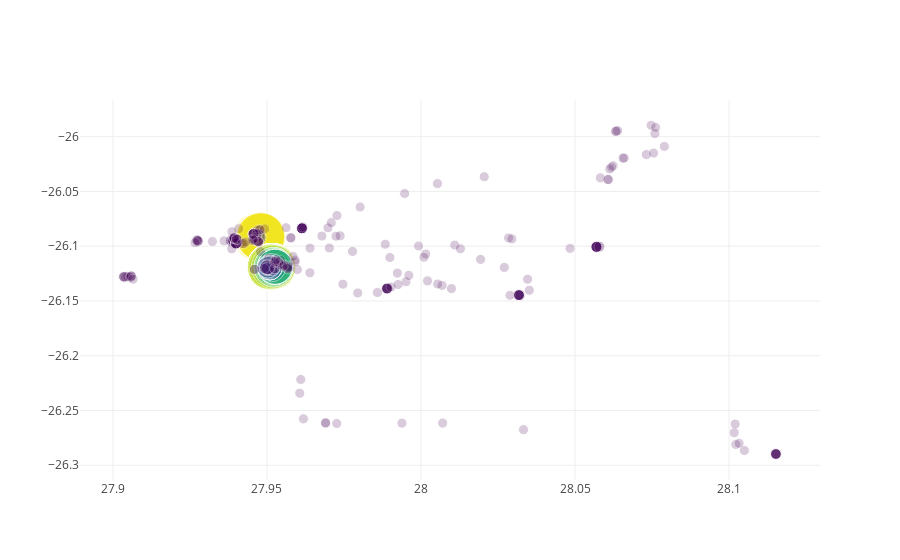

The code cell stored with this chart in its notebook:
### Code cell
from plotly.offline import iplot, init_notebook_mode
import plotly.graph_objs as go
import plotly.io as pio

import os
import numpy as np

init_notebook_mode(connected=True)


N = 0
x = np.random.rand(N)
y = np.random.rand(N)
colors = np.random.rand(N)
sz = np.random.rand(N)*30

for i in sorted_scores:
    x = np.append(x, i.item['lon'])
    y = np.append(y, i.item['lat'])
    sz = np.append(sz, 10 + (i.total / 10))
    colors = np.append(colors, i.total)


fig = go.Figure()
fig.add_scatter(x=x,
                y=y,
                mode='markers',
                marker={'size': sz,
                        'color': colors,
                        'opacity': 0.2,
                        'colorscale': 'Viridis'
                       });
iplot(fig)

### Figure 1 — Plotly figure (JSON) as saved in the notebook; plotly's stock layout.template omitted (floating-point values rounded to 4 significant figures; data arrays with more than 128 entries replaced by an {"elided": "..."} marker saying what was removed)
{"data": [{"marker": {"color": {"elided": "1036 int values"}, "colorscale": "Viridis", "opacity": 0.2, "size": {"elided": "1036 float values"}}, "mode": "markers", "type": "scatter", "uid": "cb194b40-bb86-11e8-928c-b06ebfc1b497", "x": {"elided": "1036 float values"}, "y": {"elided": "1036 float values"}}], "layout": {}}
